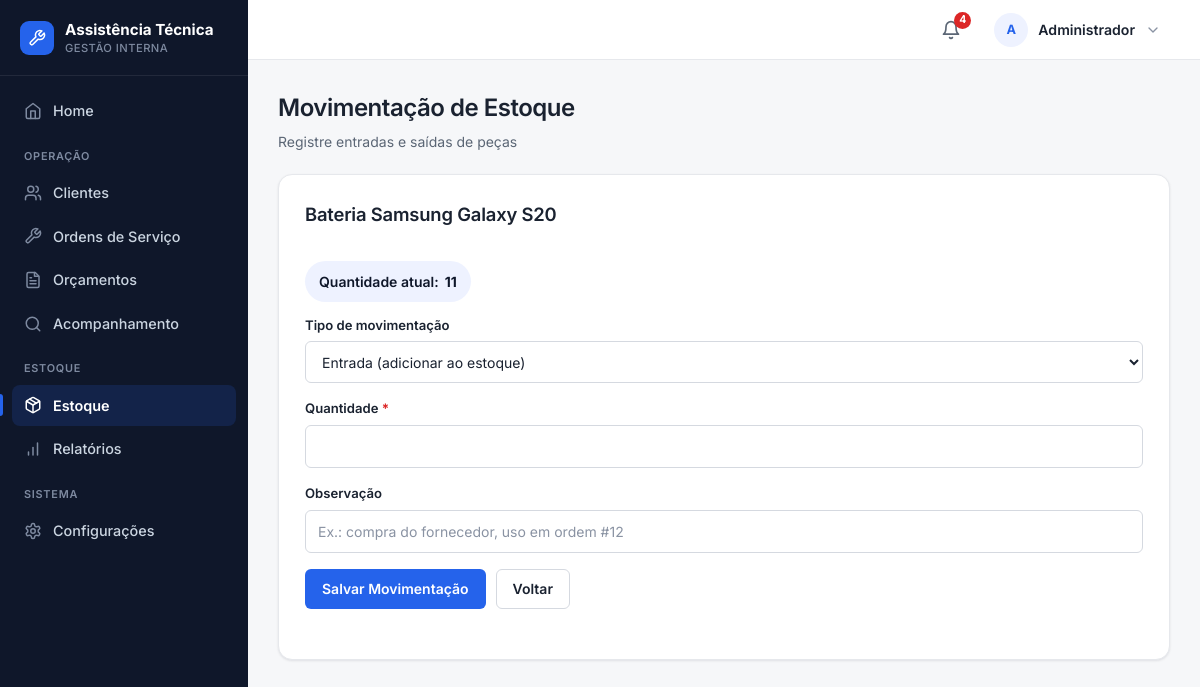
The page /estoque/movimentar/2 (signed in) on the database as committed earlier.
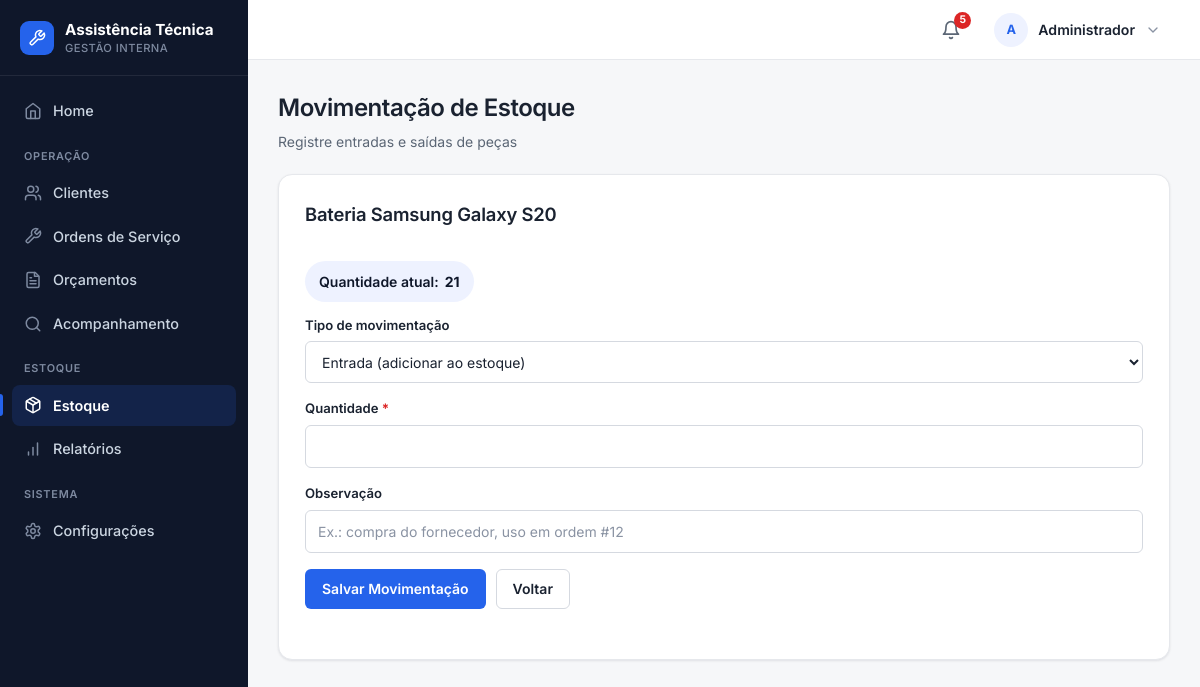
The same page on the database as committed later.
### tables this page shows
CREATE TABLE pecas (
    id INTEGER PRIMARY KEY AUTOINCREMENT,
    nome TEXT NOT NULL,
    descricao TEXT,
    quantidade INTEGER NOT NULL DEFAULT 0,
    estoque_minimo INTEGER DEFAULT 1,
    preco_unitario REAL DEFAULT 0,
    fornecedor TEXT
, data_cadastro TEXT);

### routes/estoque.py (the view)
@estoque_bp.route('/estoque/movimentar/<int:id>')
def movimentar_peca(id):
    db = conectar()
    peca = db.execute("SELECT * FROM pecas WHERE id = ?", (id,)).fetchone()
    db.close()
    if peca is None:
        flash("Peça não encontrada.", "erro")
        return redirect('/estoque')
    return render_template('movimentar_estoque.html', peca=peca)

### app.py (called while the page is built)
@app.context_processor
def injetar_alertas_estoque():
    if "funcionario_id" not in session:
        return {"alerta_estoque_baixo": 0}
    conexao = conectar()
    total = conexao.execute(
        "SELECT COUNT(*) FROM pecas WHERE quantidade <= estoque_minimo"
    ).fetchone()[0]
    conexao.close()
    return {"alerta_estoque_baixo": total}

@app.context_processor
def injetar_permissoes():
    perfil = session.get("funcionario_perfil")
    return {
        "perfil_atual": perfil,
        "pode": lambda *perfis: perfil in perfis,
    }

@app.before_request
def proteger_rotas():
    rotas_livres = (
        "/login",
        "/acompanhamento",
        "/static",
    )
    if request.path.startswith(rotas_livres):
        return None
    if request.path == "/funcionarios/cadastrar" and _sem_funcionarios():
        return None
    if "funcionario_id" not in session:
        return redirect("/login")
    permitido = PERMISSOES.get(request.endpoint)
    if permitido is not None and session.get("funcionario_perfil") not in permitido:
        flash("Você não tem permissão para acessar esta área.", "erro")
        return redirect("/")
    return None

### templates/movimentar_estoque.html (shortened to what this page needs)
{% extends "base.html" %}
{% block css %}
    <link rel="stylesheet" href="{{ url_for('static', filename='css/movimentar_estoque.css') }}">
{% endblock %}
{% block conteudo %}
<div class="page-head">
    <h1>Movimentação de Estoque</h1>
    <p>Registre entradas e saídas de peças</p>
</div>
<section class="card">
    <h2>{{ peca['nome'] }}</h2>
    <p class="summary-pill">
        Quantidade atual: <strong>{{ peca['quantidade'] }}</strong>
    </p>
    <form method="POST">
        <div class="campo">
            <label for="tipo">Tipo de movimentação</label>
            <select id="tipo" name="tipo">
                <option value="Entrada">Entrada (adicionar ao estoque)</option>
            </select>
        </div>
        <div class="campo">
            <label for="quantidade">Quantidade <span class="obrigatorio" title="Campo obrigatório">*</span></label>
            <input type="number" id="quantidade" name="quantidade" min="1" required>
        </div>
        <div class="campo">
            <label for="observacao">Observação</label>
            <input type="text" id="observacao" name="observacao" placeholder="Ex.: compra do fornecedor, uso em ordem #12">
        </div>
        <div class="botoes">
            <button type="submit">Salvar Movimentação</button>
            <a href="/estoque" class="btn btn-home">Voltar</a>
        </div>
    </form>
</section>
{% endblock %}

Rows that differ between the two databases and show on the page:
changed pecas "Bateria Samsung Galaxy S20": quantidade "11" → "21"
Other text that changed with them:
{{ alerta_estoque_baixo }}: "4" → "5"
